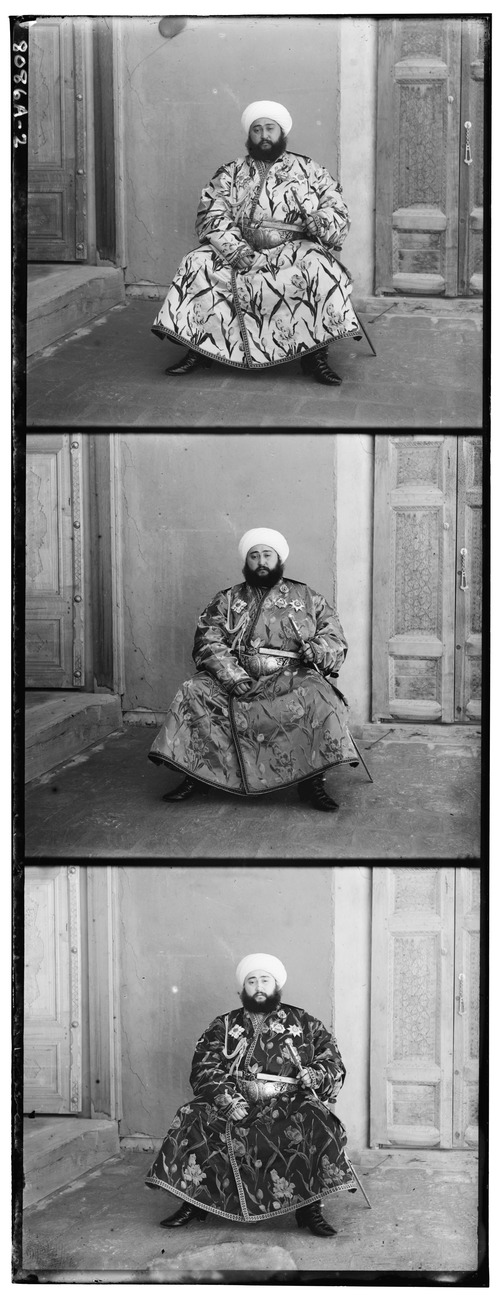
#> input picture 103-Computer-Vision-1-Introduction-Python/week7-python/assignments/feature-based-image-alignment/solution/emir.jpg, 500 x 1300 px
$ jupyter execute --allow-errors Assignment_Feature_based_Image_Alignment.ipynb   (shell and % lines are left out)
#> lines starting #> are read from the running program, lines starting #| are printed output that depends on the picture
# <font style = "color:rgb(50,120,229)">Feature Based Image Alignment in OpenCV</font>

|  |
| --- |
| <center>Figure 1. Left: An image from the Prokudin-Gorskii Collection. Right : The same image with the channels aligned.</center> |

The image on the left is part of a historic collection of photographs called the **Prokudin-Gorskii** collection. The image was taken by a Russian photographer in the early 1900s using one of the early color cameras. The color channels of the image are misaligned because of the mechanical nature of the camera. The image on the right is a version of the same image with the channels brought into alignment using a function available in OpenCV 3.

In this post we will embark on a fun and entertaining journey into the history of color photography while learning about image alignment in the process. This post is dedicated to the early pioneers of color photography who have enabled us to capture and store our memories in color.

# <font style = "color:rgb(50,120,229)">Feature Based Image Alignment in OpenCV</font>

|  |
| --- |
| <center>Figure 1. Left: An image from the Prokudin-Gorskii Collection. Right : The same image with the channels aligned.</center> |

The image on the left is part of a historic collection of photographs called the **Prokudin-Gorskii** collection. The image was taken by a Russian photographer in the early 1900s using one of the early color cameras. The color channels of the image are misaligned because of the mechanical nature of the camera. The image on the right is a version of the same image with the channels brought into alignment using a function available in OpenCV 3.

In this post we will embark on a fun and entertaining journey into the history of color photography while learning about image alignment in the process. This post is dedicated to the early pioneers of color photography who have enabled us to capture and store our memories in color.

# <font style = "color:rgb(50,120,229)">A Brief and Incomplete History of Color Photography</font>

|  |
| --- |
| <center>Figure 2. Ribbon by Maxwell and Sutton was the first color photo ever taken by superimposing 3 grayscale images.</center> |

The idea that you can take three different photos using three primary color filters (Red, Green, Blue) and combine them to obtain a color image was first proposed by James Clerk Maxwell ( yes, the Maxwell ) in 1855. Six years later, in 1861, English photographer Thomas Sutton produced the first color photograph by putting Maxwell’s theory into practice. He took three grayscale images of a Ribbon ( see Figure 2 ), using three different color filters and then superimposed the images using three projectors equipped with the same color filters. The photographic material available at that time was sensitive to blue light, but not very sensitive to green light, and almost insensitive to red light. Although revolutionary for its time, the method was not practical.

By the early 1900s, the sensitivity of photographic material had improved substantially, and in the first decade of the century a few different practical cameras were available for color photography. Perhaps the most popular among these cameras, the *Autochrome*, was invented by the Lumière brothers.

A competing camera system was designed by Adolf Miethe and built by Wilhelm Bermpohl, and was called *Professor Dr. Miethe’s Dreifarben-Camera*. In German the word "Dreifarben" means tri-color. This camera, also referred to as the Miethe-Bermpohl camera, had a long glass plate  on which the three images were acquired with three different filters. A very good description and an image of the camera can be found [here](http://www.vintagephoto.tv/mb.shtml).

In the hands of Sergey Prokudin-Gorskii the Miethe-Bermpohl camera ( or a variant of it ) would secure a special place in Russian history . In 1909, with funding from Tsar Nicholas II, Prokudin-Gorskii started a decade long  journey of capturing Russia in color! He took more than 10,000 color photographs. The most notable among his photographs is the only known color photo of Leo Tolstoy.

Fortunately for us, the Library of Congress purchased a large collection of [Prokudin-Gorskii’s photographs](http://www.loc.gov/pictures/collection/prok/) in 1948. They are now in the public domain and we get a chance to reconstruct Russian history in color!

|  |
| --- |
| <center>Figure 3 : Three images captured on a vertical glass plate by a  Miethe-Bermpohl camera.</center> |

It is not trivial to generate a color image from these black and white images (shown in Figure 3). The Miethe-Bermpohl camera was a mechanical device that took these three images over a span of 2-6 seconds. Therefore the three channels were often mis-aligned, and naively stacking them up leads to a pretty unsatisfactory result shown in Figure 1.

Well, it’s time for some vision magic!

# <font style = "color:rgb(50,120,229)">Reconstructing Prokudin-Gorskii Collection in Color</font>

|  |
| --- |

The above image is also part of the Prokudin-Gorskii collection. On the left is the image with unaligned RGB channels, and on the right is the image after alignment. This photo also shows that by the early 20th century the photographic plates were sensitive enough to beautifully capture a wide color spectrum. The vivid red, blue and green colors are stunning.

Computer Vision in real world is tough, things often do not really work out of the box.

The problem is that the red, green, and blue channels in an image are not as strongly correlated if in pixel intensities as you might guess. For example, check out the blue gown the Emir is wearing in Figure 3. It looks quite different in the three channels. However, even though the intensities are different, something in the three channels is similar because a human eye can easily tell that it is the same scene.

Let's see if Computer Vision can match the powers of human eye in this case.

# <font style = "color:rgb(50,120,229)">Assignment Instructions</font>

In this assignment, you will implement **Feature Matching based Image Alignment**. This assignment carries **30 marks** and you will be allowed a maximum of **5 submissions**.

The assignment will be **manually graded** by Staff members.

## <font style = "color:rgb(50,120,229)">Grading Rubric</font>

1. **Step 1**: Read Image - **No Marks**
2. **Step 2**: Detect Features - **6 Marks**
3. **Step 3**: Match Features - **6 Marks**
4. **Step 4**: Calculate Homography - **12 Marks**
5. **Step 5**: Warping Image - **6 Marks**
6. **Step 6**: Merge Channels - **No Marks**

### <font style = "color:rgb(200,0,0)">*You can refer to code given in the previous sections for completing this assignment*</font>

## <font style = "color:rgb(50,120,229)">Step 1: Read Image</font>

[cell 1]
import cv2
import numpy as np
import matplotlib.pyplot as plt

[cell 2]
import matplotlib
matplotlib.rcParams['figure.figsize'] = (10.0, 10.0)
matplotlib.rcParams['image.cmap'] = 'gray'

[cell 3]
# Read 8-bit color image.
# This is an image in which the three channels are
# concatenated vertically.
im =  cv2.imread("emir.jpg", cv2.IMREAD_GRAYSCALE)
#> im is the input picture: shape (1300, 500); min 0, max 255, mean 136.5

[cell 4]
# Find the width and height of the color image
sz = im.shape
#> sz = (1300, 500)
print(sz)
#| (1300, 500)

height = int(sz[0] / 3);
#> height = 433
width = sz[1]
#> width = 500

[cell 5]
# Extract the three channels from the gray scale image
# and merge the three channels into one color image
im_color = np.zeros((height,width,3), dtype=np.uint8 )
for i in range(0,3) :
    im_color[:,:,i] = im[ i * height:(i+1) * height,:]
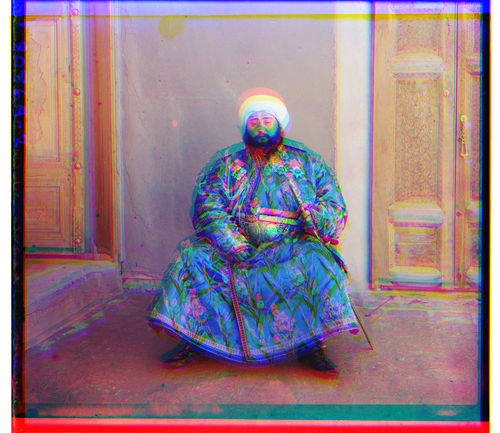
#> im_color: shape (433, 500, 3); mean of channels 0, 1, 2 135, 124.6, 149.5; drawn as B, G, R

[cell 6]
blue = im_color[:,:,0]
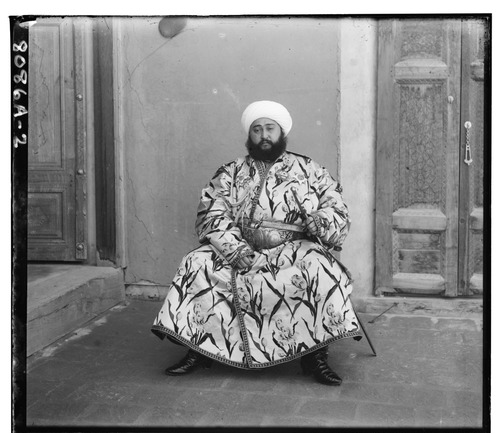
#> blue: shape (433, 500); min 0, max 255, mean 135
green = im_color[:,:,1]
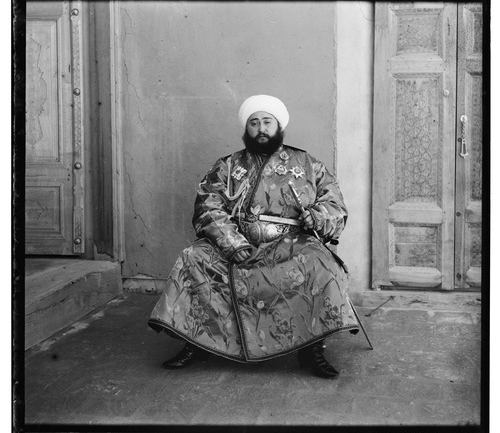
#> green: shape (433, 500); min 0, max 255, mean 124.6
red = im_color[:,:,2]
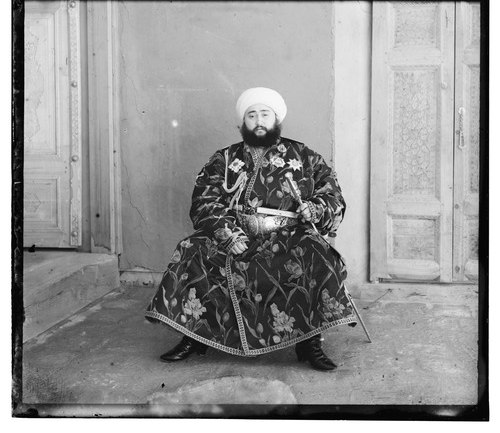
#> red: shape (433, 500); min 0, max 255, mean 149.5

[cell 7]
plt.figure(figsize=(20,12))
plt.subplot(1,3,1)
plt.imshow(blue)
plt.subplot(1,3,2)
plt.imshow(green)
plt.subplot(1,3,3)
plt.imshow(red)
plt.show()

## <font style = "color:rgb(50,120,229)">Step 2: Detect Features - 6 Marks</font>

We will align Blue and Red frame to the Green frame. Take a minute and think about a valid reason.

If you align blue and red channels, it might not give very good results since they are visually very different. You may have to do a lot parameter tuning ( MAX_FEATURES, GOOD_MATCH_PERCENT, etc) to get them aligned. On the other hand, Blue and Green channels are reasonably similar. Thus, taking green as the base channel will produce best results.

We detect ORB features in the 3 frames. Although we need only 4 features to compute the homography, typically hundreds of features are detected in the two images. We control the number of features using the parameter `MAX_FEATURES` in the Python code.

#### <font style = "color:rgb(200,0,0)">Set MAX_FEATURES and GOOD_MATCH_PERCENT ( You may need to play around with these parameters to get the desired result)</font>

[cell 8]
MAX_FEATURES = 10000
GOOD_MATCH_PERCENT = 0.02

<font style = "color:rgb(200,0,0)">
Detect ORB features and compute descriptors.

You need to find the keypoints and descriptors for each channel using ORB and store them in respective variables

e.g. keyPointsBlue and descriptorsBlue are the keypoints and descriptors for the blue channel
</font>

[cell 9]
orb = cv2.ORB_create(MAX_FEATURES)
keypointsBlue, descriptorsBlue = orb.detectAndCompute(blue, None)
#> keypointsBlue = 6692 keypoints; strongest (x, y, size): (216, 226, 31), (356, 325, 31), (208, 339, 31), (208, 286, 31)
keypointsGreen, descriptorsGreen = orb.detectAndCompute(green, None)
#> keypointsGreen = 5725 keypoints; strongest (x, y, size): (327, 243, 31), (337, 242, 31), (261, 217, 31), (329, 242, 31)
keypointsRed, descriptorsRed = orb.detectAndCompute(red, None)
#> keypointsRed = 5781 keypoints; strongest (x, y, size): (287, 165, 31), (286, 164, 37.2), (342, 206, 31), (288, 162, 31)

[cell 10]
plt.figure(figsize=[20,10])
img2 = cv2.drawKeypoints(blue, keypointsBlue, None, color=(255,0,0), flags=cv2.DRAW_MATCHES_FLAGS_DRAW_RICH_KEYPOINTS)
plt.subplot(131);plt.imshow(img2[...,::-1])

img2 = cv2.drawKeypoints(green, keypointsGreen, None, color=(0,255,0), flags=cv2.DRAW_MATCHES_FLAGS_DRAW_RICH_KEYPOINTS)
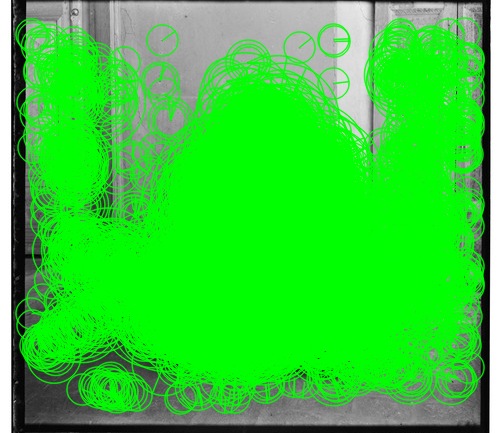
#> img2: shape (433, 500, 3); mean of channels 0, 1, 2 51.8, 207.1, 51.8; drawn as B, G, R
plt.subplot(132);plt.imshow(img2[...,::-1])

img2 = cv2.drawKeypoints(red, keypointsRed, None, color=(0,0,255), flags=cv2.DRAW_MATCHES_FLAGS_DRAW_RICH_KEYPOINTS)
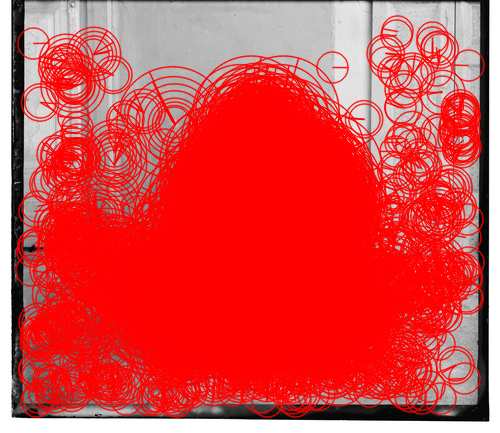
#> img2: shape (433, 500, 3); mean of channels 0, 1, 2 73.2, 73.2, 219.2; drawn as B, G, R
plt.subplot(133);plt.imshow(img2[...,::-1])
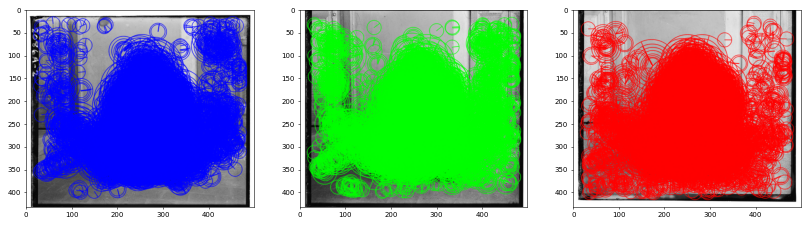
#> figure drawn by matplotlib, 3 panels

## <font style = "color:rgb(50,120,229)">Step 3: Match Features - 6 Marks</font>

You need to find the matching features in the Green channel and blue/red channel, sort them by goodness of match and keep only a small percentage of original matches. We finally display the good matches on the images and write the file to disk for visual inspection. Use the hamming distance as a measure of similarity between two feature descriptors.

Let's first match features between blue and Green channels.

#### <font style = "color:rgb(200,0,0)">Find the matches between Blue and Green channels and save them in matchesBlueGreen variable</font>

[cell 11]
# Match features between blue and Green channels
matcher = cv2.DescriptorMatcher_create(cv2.DESCRIPTOR_MATCHER_BRUTEFORCE_HAMMING)
matchesBlueGreen = matcher.match(descriptorsBlue, descriptorsGreen, None)
#> matchesBlueGreen = 6692 matches

# Sort matches by score
#> (the rest of this cell did not finish here and is left out)

[cell 12]
plt.figure(figsize=(12,12))
#> (the rest of this cell did not finish here and is left out)

We will repeat the same process for Red and Green channels this time.

#### <font style = "color:rgb(200,0,0)">Find the matches between Red and Green channels and save them in matchesRedGreen variable</font>

[cell 13]
# Match features between Red and Green channels
matcher = cv2.DescriptorMatcher_create(cv2.DESCRIPTOR_MATCHER_BRUTEFORCE_HAMMING)
matchesRedGreen = matcher.match(descriptorsRed, descriptorsGreen, None)
#> matchesRedGreen = 5781 matches

# Sort matches by score
#> (the rest of this cell did not finish here and is left out)

[cell 14]
plt.figure(figsize=(12,12))
#> (the rest of this cell did not finish here and is left out)

## <font style = "color:rgb(50,120,229)">Step 4: Calculate Homography - 12 Marks</font>

Next, you need to compute the homography between the green and red/blue channels using the matches and keypoints computed in the previous step.

Let's first calculate the homography between Blue and Green channels.

#### <font style = "color:rgb(200,0,0)">Find the homography matrix between the Blue and Green channel and name it hBlueGreen</font>

[cell 15]
# Extract location of good matches
pointsBlue = np.zeros((len(matchesBlueGreen), 2), dtype=np.float32)
#> pointsBlue = 6692 pairs, first value 0 to 0, second value 0 to 0
pointsGreen = np.zeros((len(matchesBlueGreen), 2), dtype=np.float32)
#> pointsGreen has the same summary as pointsBlue

for i, match in enumerate(matchesBlueGreen):
    pointsBlue[i, :] = keypointsBlue[match.queryIdx].pt
    pointsGreen[i, :] = keypointsGreen[match.trainIdx].pt
#> after the loop, pointsBlue = 6692 pairs, first value 31 to 468, second value 31 to 400; pointsGreen = 6692 pairs, first value 31 to 468, second value 33 to 398

# Find homography
hBlueGreen, _ = cv2.findHomography(pointsBlue, pointsGreen, cv2.RANSAC, ransacReprojThreshold=5)
#> hBlueGreen = [[0.954, 0.0285, -0.591], [-0.0366, 1.02, -2.76], [-0.000123, 0.000101, 1]]
# hBlueGreen, _ = cv2.findHomography(pointsBlue, pointsGreen, 0)

Similarly, we can calculate the homography between Green and Red channels.

#### <font style = "color:rgb(200,0,0)">Find the homography matrix between the Red and Green channel and name it hRedGreen</font>

[cell 16]
# Extract location of good matches
pointsRed = np.zeros((len(matchesRedGreen), 2), dtype=np.float32)
#> pointsRed = 5781 pairs, first value 0 to 0, second value 0 to 0
pointsGreen = np.zeros((len(matchesRedGreen), 2), dtype=np.float32)
#> pointsGreen has the same summary as pointsRed

for i, match in enumerate(matchesRedGreen):
    pointsRed[i, :] = keypointsRed[match.queryIdx].pt
    pointsGreen[i, :] = keypointsGreen[match.trainIdx].pt
#> after the loop, pointsGreen = 5781 pairs, first value 33 to 468, second value 33 to 397; pointsRed = 5781 pairs, first value 31 to 468, second value 31 to 401

# Find homography
hRedGreen, _ = cv2.findHomography(pointsRed, pointsGreen, cv2.RANSAC, ransacReprojThreshold=5)
#> hRedGreen = [[1.02, -0.00151, 2.06], [-0.000351, 1.02, 7.6], [4.53e-05, 6.08e-05, 1]]
# hRedGreen, _ = cv2.findHomography(pointsRed, pointsGreen, 0)

## <font style = "color:rgb(50,120,229)">Step 5: Warping Image - 6 Marks</font>

Once an accurate homography has been calculated, the transformation can be applied to all pixels in one image to map it to the other image. This is done using the `warpPerspective` function in OpenCV.

We map the Blue and Red channels to Green channel pixels.

#### <font style = "color:rgb(200,0,0)">Find the warped images blueWarped and redWarped using the warpPerspective function</font>

[cell 17]
# Use homography to find blueWarped and RedWarped images
height, width = green.shape
blueWarped = cv2.warpPerspective(blue, hBlueGreen, (width, height))
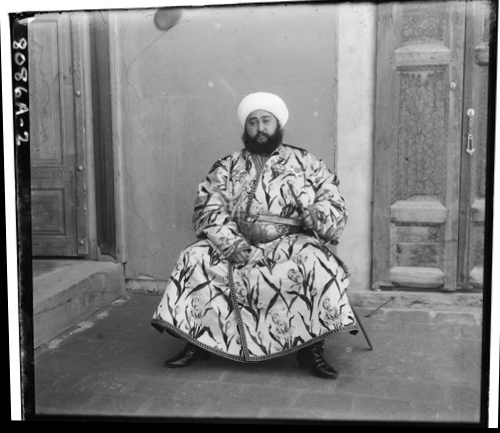
#> blueWarped: shape (433, 500); min 0, max 255, mean 128.7
redWarped = cv2.warpPerspective(red, hRedGreen, (width, height))

[cell 18]
plt.figure(figsize=(20,10))
plt.subplot(121);plt.imshow(blueWarped);plt.title("Blue channel aligned w.r.t green channel")
plt.subplot(122);plt.imshow(redWarped);plt.title("Red channel aligned w.r.t green channel")

## <font style = "color:rgb(50,120,229)">Step 6: Merge Channels</font>

Finally, let's merge the channels to form the final colored image.

[cell 19]
colorImage = cv2.merge((blueWarped,green,redWarped))
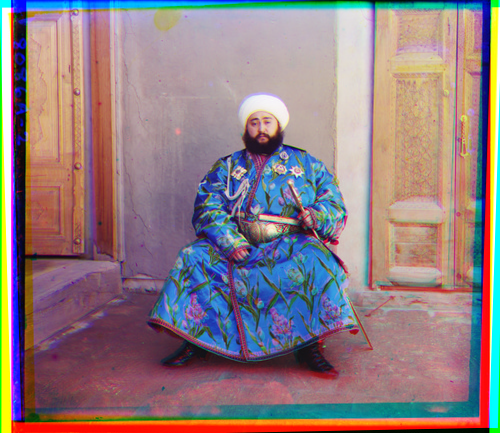
#> colorImage: shape (433, 500, 3); mean B, G, R 128.7, 124.6, 144.6

[cell 20]
originalImage = cv2.merge((blue,green,red))

[cell 21]
plt.figure(figsize=(20,10))
plt.subplot(121);plt.imshow(originalImage[:,:,::-1]);plt.title("Original Mis-aligned Image")
plt.subplot(122);plt.imshow(colorImage[:,:,::-1]);plt.title("Aligned Image")
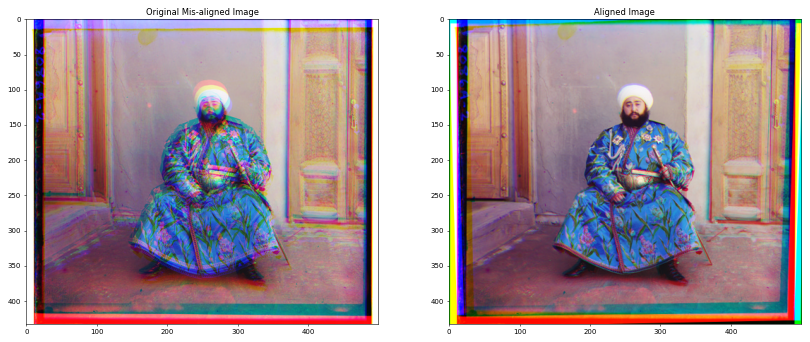
#> figure drawn by matplotlib, 2 panels
